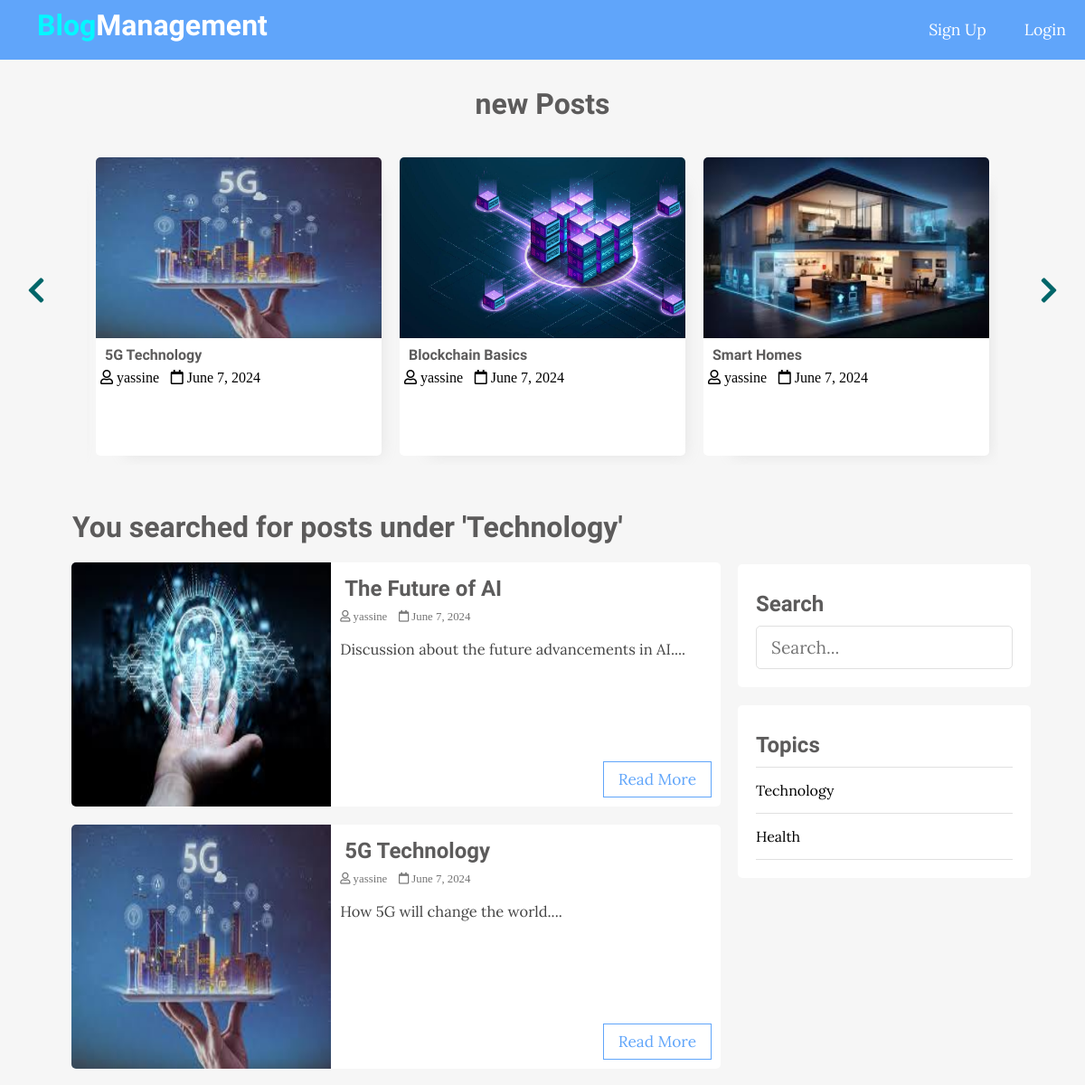
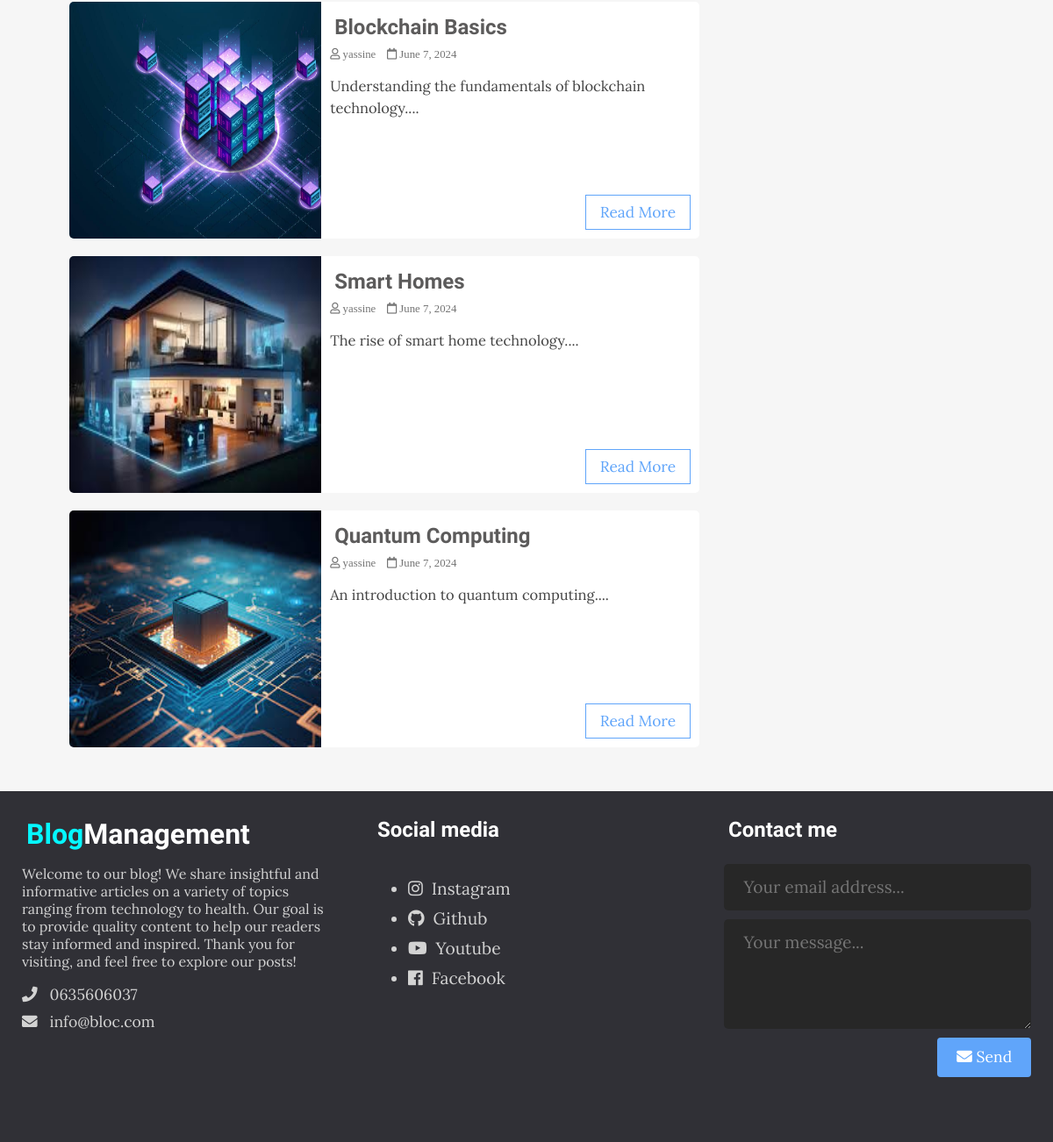
Page /index.php?t_id=1&name=Technology on the committed database (2 pictures, top to bottom).
### tables this page shows
CREATE TABLE `posts` (
  `id` int(11) NOT NULL,
  `user_id` int(11) NOT NULL,
  `topic_id` int(11) DEFAULT NULL,
  `title` varchar(255) NOT NULL,
  `image` varchar(255) NOT NULL,
  `body` text NOT NULL,
  `published` tinyint(4) NOT NULL,
  `created_at` datetime NOT NULL DEFAULT current_timestamp()
);

CREATE TABLE `users` (
  `id` int(11) NOT NULL,
  `admin` tinyint(4) NOT NULL,
  `username` varchar(255) NOT NULL,
  `email` varchar(255) NOT NULL,
  `password` varchar(255) NOT NULL,
  `created_at` timestamp NOT NULL DEFAULT current_timestamp()
);

CREATE TABLE `topics` (
  `id` int(11) NOT NULL,
  `name` varchar(100) NOT NULL,
  `description` text NOT NULL
);

### app/database/db.php (called while the page is built, shortened)
<?php
require('connect.php');
function executeQuery($sql, $data)
{
    global $conn;
    $stmt = $conn->prepare($sql);
    $values = array_values($data);
    $types = str_repeat('s', count($values));
    $stmt->bind_param($types, ...$values);
    $stmt->execute();
    return $stmt;
}
function selectAll($table, $conditions = [])
{
    global $conn;
    $sql = "SELECT * FROM $table";
    if (empty($conditions)) {
        $stmt = $conn->prepare($sql);
        $stmt->execute();
        $records = $stmt->get_result()->fetch_all(MYSQLI_ASSOC);
        return $records;
    }
}
function getPostsByTopicId($topic_id)
{
    $sql = "SELECT p.*, u.username FROM posts AS p JOIN users AS u ON p.user_id=u.id WHERE p.published=? AND topic_id=?";
    $stmt = executeQuery($sql, ['published' => 1, 'topic_id' => $topic_id]);
    $records = $stmt->get_result()->fetch_all(MYSQLI_ASSOC);
    return $records;
}

### app/controllers/topics.php (called while the page is built, shortened)
<?php
include(ROOT_PATH . "/app/database/db.php");
$table = 'topics';
$topics = selectAll($table);

### index.php (the view, shortened to what this page needs)
<?php
include(ROOT_PATH . "/app/controllers/topics.php");
$posts = array();
$postsTitle = 'Recent Posts';
if (isset($_GET['t_id'])) {
  $posts = getPostsByTopicId($_GET['t_id']);
  $postsTitle = "You searched for posts under '" . $_GET['name'] . "'";
} else if (isset($_POST['search-term'])) {
  $postsTitle = "You searched for '" . $_POST['search-term'] . "'";
  $posts = searchPosts($_POST['search-term']);
} else {
  $posts = getPublishedPosts();
}
?>
<!DOCTYPE html>
<html lang="en">
<head>
  <link rel="stylesheet" href="https://use.fontawesome.com/releases/v5.7.2/css/all.css"
>
  <link rel="stylesheet" href="assets/css/style.css">
</head>
<body>
  <?php include(ROOT_PATH . "/app/includes/header.php"); ?>
  <div class="page-wrapper">
    <div class="post-slider">
      <h1 class="slider-title">new Posts</h1>
      <i class="fas fa-chevron-left prev"></i>
      <i class="fas fa-chevron-right next"></i>
      <div class="post-wrapper">
        <?php foreach ($posts as $post): ?>
          <div class="post">
            <img src="<?php echo BASE_URL . '/assets/images/' . $post['image']; ?>" alt="" class="slider-image">
            <div class="post-info">
              <h4><a href="single.php?id=<?php echo $post['id']; ?>"><?php echo $post['title']; ?></a></h4>
              <i class="far fa-user"> <?php echo $post['username']; ?></i>
              <i class="far fa-calendar"> <?php echo date('F j, Y', strtotime($post['created_at'])); ?></i>
            </div>
          </div>
        <?php endforeach; ?>
      </div>
    </div>
    <div class="content clearfix">
      <div class="main-content">
        <h1 class="recent-post-title"><?php echo $postsTitle ?></h1>
        <?php foreach ($posts as $post): ?>
          <div class="post clearfix">
            <img src="<?php echo BASE_URL . '/assets/images/' . $post['image']; ?>" alt="help" class="post-image">
            <div class="post-preview">
              <h2><a href="single.php?id=<?php echo $post['id']; ?>"><?php echo $post['title']; ?></a></h2>
              <i class="far fa-user"> <?php echo $post['username']; ?></i>
              <i class="far fa-calendar"> <?php echo date('F j, Y', strtotime($post['created_at'])); ?></i>
              <p class="preview-text">
                <?php echo html_entity_decode(substr($post['body'], 0, 150) . '...'); ?>
              </p>
              <a href="single.php?id=<?php echo $post['id']; ?>" class="btn read-more">Read More</a>
            </div>
          </div>
        <?php endforeach; ?>
      </div>
      <div class="sidebar">
        <div class="section search">
          <h2 class="section-title">Search</h2>
          <form action="index.php" method="post">
            <input type="text" name="search-term" class="text-input" placeholder="Search...">
          </form>
        </div>
        <div class="section topics">
          <h2 class="section-title">Topics</h2>
          <ul>
            <?php foreach ($topics as $key => $topic): ?>
              <li><a href="<?php echo BASE_URL . '/index.php?t_id=' . $topic['id'] . '&name=' . $topic['name'] ?>"><?php echo $topic['name']; ?></a></li>
            <?php endforeach; ?>
          </ul>
        </div>
      </div>
    </div>
  </div>
  <?php include(ROOT_PATH . "/app/includes/footer.php"); ?>
</body>
</html>

### assets/css/style.css (style rules this page uses)
* { box-sizing: border-box; }
html, body { height: 100%; padding: 0px; margin: 0px; background: #f6f6f6; font-family: "Lora", serif; }
h1, h2, h3, h4, h5, h6 { font-family: "Candal", serif; color: #5c5b5b; margin: 5px; }
a { text-decoration: none; color: inherit; }
.clearfix::after { content: ""; display: block; clear: both; }
.btn { padding: 0.5rem 1rem; background: #60a5fa; color: white; border: 1px solid transparent; border-radius: 0.25rem; font-size: 1.08em; font-family: "Lora", serif; }
.text-input { padding: 0.7rem 1rem; display: block; width: 100%; border-radius: 5px; border: 1px solid #e0e0e0; outline: none; color: #444; line-height: 1.5rem; font-size: 1.2em; font-family: "Lora", serif; }
.page-wrapper { min-height: 100%; }
.post-slider { position: relative; }
.post-slider .slider-title { text-align: center; margin: 30px auto; }
.post-slider .next { position: absolute; top: 50%; right: 30px; font-size: 2em; color: #006669; cursor: pointer; }
.post-slider .prev { position: absolute; top: 50%; left: 30px; font-size: 2em; color: #006669; cursor: pointer; }
.post-slider .post-wrapper { width: 84%; height: 350px; margin: 0px auto; overflow: hidden; padding: 10px 0px 10px 0px; }
.post-slider .post-wrapper .post { width: 300px; height: 330px; margin: 0px 10px; display: inline-block; background: white; border-radius: 5px; box-shadow: 1rem 1rem 1rem -1rem #a0a0a033; }
.post-slider .post-wrapper .post .post-info { height: 130px; padding: 0px 5px; }
.post-slider .post-wrapper .post .slider-image { width: 100%; height: 200px; border-top-left-radius: 5px; border-top-right-radius: 5px; }
.content { width: 90%; margin: 30px auto 30px; }
.content .main-content { width: 70%; float: left; }
.content .main-content .post { width: 95%; height: 270px; margin: 20px auto; border-radius: 5px; background: white; position: relative; }
.content .main-content .post .post-preview i { color: #757575; font-size: 0.8em; }
.content .main-content .post .preview-text { line-height: 1.5em; font-size: 1.03em; color: #444; }
.content .main-content .post .read-more { position: absolute; bottom: 10px; right: 10px; border: 1px solid #60a5fa; background: transparent; border-radius: 0px; color: #60a5fa !important; }
.content .main-content .post .post-image { width: 40%; height: 100%; float: left; border-top-left-radius: 5px; border-bottom-left-radius: 5px; }
.content .main-content .post .post-preview { width: 60%; padding: 10px; float: right; }
.content .main-content .recent-post-title { margin: 20px; }
.content .sidebar { width: 30%; float: left; }
.content .sidebar .section { background: white; padding: 20px; border-radius: 5px; margin-bottom: 20px; }
.content .sidebar .section .section-title { margin: 10px 0px 10px 0px; }
.content .sidebar .section.search { margin-top: 80px; }
.content .sidebar .section.topics ul { margin: 0px; padding: 0px; list-style: none; border-top: 1px solid #e0e0e0; }
.content .sidebar .section.topics ul li a { display: block; padding: 15px 0px 15px 0px; border-bottom: 1px solid #e0e0e0; transition: all 0.3s; }

### rows in the picture
posts: image (picture), title "5G Technology", user.username "yassine", created_at "June 7, 2024", body "How 5G will change the world...."
posts: image (picture), title "Blockchain Basics", user.username "yassine", created_at "June 7, 2024", body "Understanding the fundamentals of blockchain technology...."
posts: image (picture), title "Smart Homes", user.username "yassine", created_at "June 7, 2024", body "The rise of smart home technology...."
posts: image (picture), title "The Future of AI", user.username "yassine", created_at "June 7, 2024", body "Discussion about the future advancements in AI...."
posts: image (picture), title "Quantum Computing", user.username "yassine", created_at "June 7, 2024", body "An introduction to quantum computing...."
topics: name "Technology"
topics: name "Health"

### other values in the picture
$postsTitle "You searched for posts under 'Technology'"
